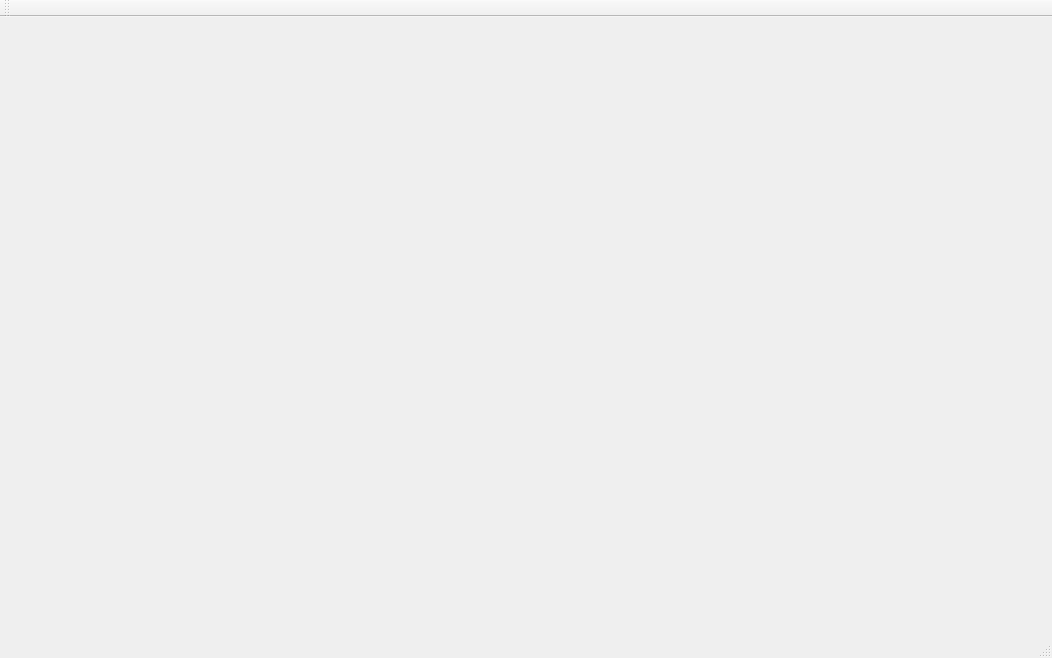
<?xml version="1.0" encoding="UTF-8"?>
<ui version="4.0">
 <class>MainWindow</class>
 <widget class="QMainWindow" name="MainWindow">
  <property name="geometry">
   <rect>
    <x>0</x>
    <y>0</y>
    <width>1052</width>
    <height>658</height>
   </rect>
  </property>
  <property name="windowTitle">
   <string>MainWindow</string>
  </property>
  <widget class="QWidget" name="centralWidget">
   <widget class="QCustomPlot" name="custom" native="true">
    <property name="geometry">
     <rect>
      <x>0</x>
      <y>0</y>
      <width>1051</width>
      <height>591</height>
     </rect>
    </property>
   </widget>
  </widget>
  <widget class="QMenuBar" name="menuBar">
   <property name="geometry">
    <rect>
     <x>0</x>
     <y>0</y>
     <width>1052</width>
     <height>26</height>
    </rect>
   </property>
  </widget>
  <widget class="QToolBar" name="mainToolBar">
   <attribute name="toolBarArea">
    <enum>TopToolBarArea</enum>
   </attribute>
   <attribute name="toolBarBreak">
    <bool>false</bool>
   </attribute>
  </widget>
  <widget class="QStatusBar" name="statusBar"/>
 </widget>
 <layoutdefault spacing="6" margin="11"/>
 <customwidgets>
  <customwidget>
   <class>QCustomPlot</class>
   <extends>QWidget</extends>
   <header>qcustomplot.h</header>
   <container>1</container>
  </customwidget>
 </customwidgets>
 <resources/>
 <connections/>
</ui>
